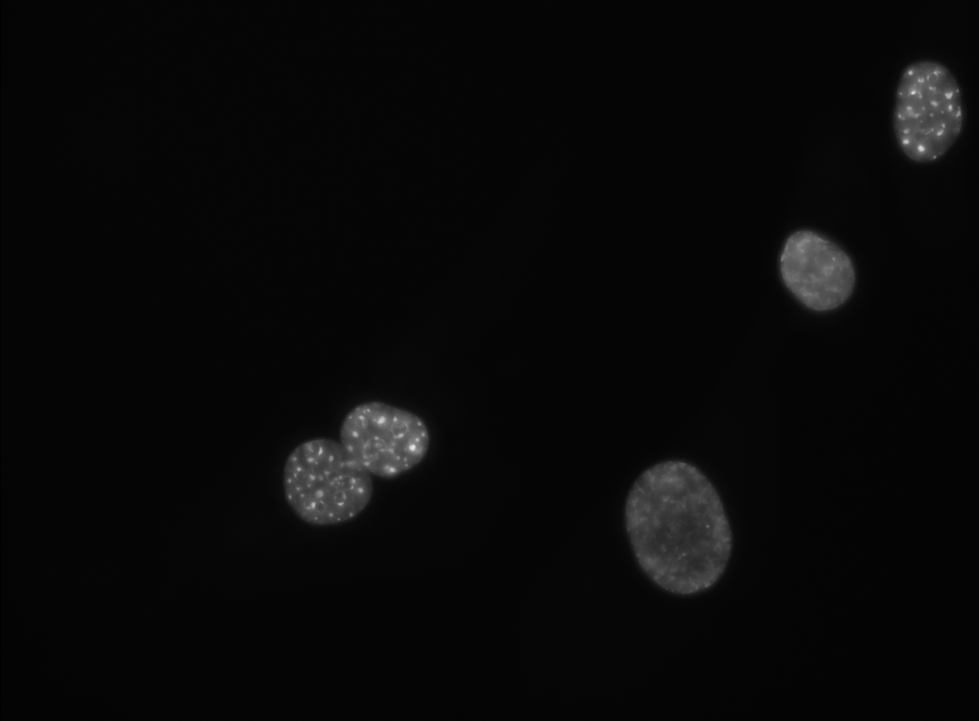
#> input picture data/DO/DAPI.TIF, 979 x 721 px, shrunk from 1330 x 980 before the run
$ python deconvolving.py ../../../data/DO/DAPI.TIF 1.0 5
#> lines starting #> are read from the running program, lines starting #| are printed output that depends on the picture
import os
import sys
import numpy as np
from skimage import color, data, restoration
from skimage.util import img_as_float
from skimage import io
from scipy.signal import convolve2d
import matplotlib.pyplot as plt

"""
        Starfish:
        self.sigma = sigma
        self.kernel_size: int = int(2 * np.ceil(2 * sigma) + 1)
        self.psf: np.ndarray = gaussian_kernel(
            shape=(self.kernel_size, self.kernel_size),
            sigma=sigma
"""
def deconvolvePSF(image_path, psf, iterations):
#> called with image_path = '../../../data/DO/DAPI.TIF', psf = array of shape (5, 5), iterations = 5
    img = io.imread(image_path)
#> img is the input picture: shape (721, 979); min 1, max 230, mean 8.4
    # Restore Image using Richardson-Lucy algorithm
    deconvolved_RL = restoration.richardson_lucy(img, psf, iterations)
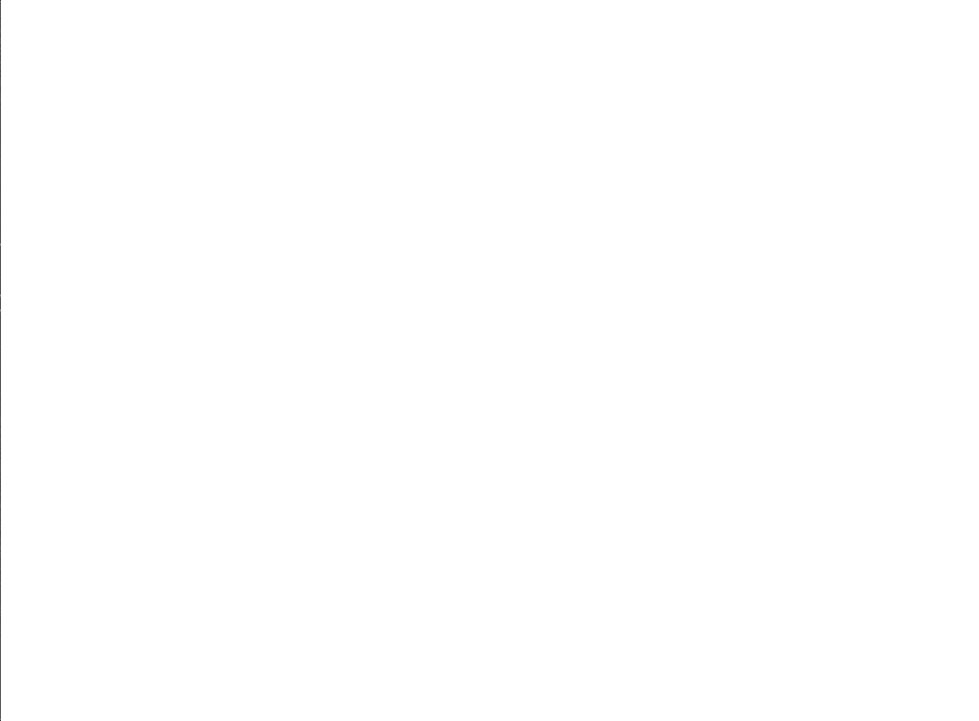
#> deconvolved_RL: shape (721, 979) float64; min 0.212, max 1, mean 0.999
    return deconvolved_RL

def gaussianKernel(shape, sigma:float):
    m, n = [int((ss - 1.) / 2.) for ss in shape]
    y, x = np.ogrid[-m:m + 1, -n:n + 1]
    kernel = np.exp(-(x * x + y * y) / (2. * sigma * sigma))
    kernel[kernel < np.finfo(kernel.dtype).eps * kernel.max()] = 0
    sumh = kernel.sum()
    if sumh != 0:
        kernel /= sumh
    return kernel

# argparsing
image_path = sys.argv[1]
prefix = os.path.splitext(image_path)[0]
sigma = float(sys.argv[2])
iterations = int(sys.argv[3])

# kernel size and psf definition adapted from stafish implementation
kernel_size = int(2*np.ceil(2 * sigma)+1)
psf = gaussianKernel((kernel_size,kernel_size), sigma)

deconvolved = deconvolvePSF(image_path, psf, iterations)
io.imsave(f"{prefix}_deconvolved.tif", deconvolved)
